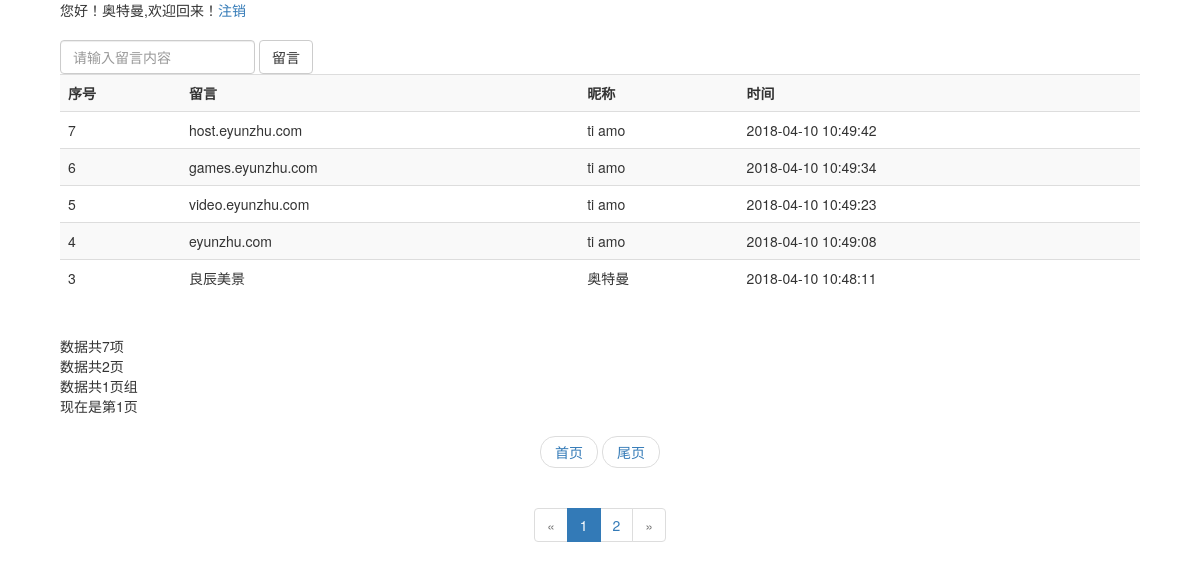
The app's page /index.php (signed in) with its own data.
### tables this page shows
CREATE TABLE `message` (
  `Id` int(11) NOT NULL AUTO_INCREMENT,
  `username` varchar(255) DEFAULT NULL,
  `text` varchar(255) DEFAULT NULL,
  `time` datetime DEFAULT NULL,
  PRIMARY KEY (`Id`)
);

### index.php (the view, shortened to what this page needs)
<!DOCTYPE html>
<html>
	<head>
		<link rel="stylesheet" href="css/bootstrap.min.css" />
	</head>
<body style="width: 90%;margin: auto;">
	<?
	    if(isset($_SESSION['username']) ){
	        echo "您好！{$_SESSION['name']},欢迎回来！";
	        echo "<a href='logout.php'>注销</a><br /><br />";
	    ?>
	    <form class="form-inline" action="insertMessage.php" method="post">
		  <div class="form-group">
		    <input type="text" class="form-control" name="text" placeholder="请输入留言内容">
		  </div>
		  <button type="submit" class="btn btn-default">留言</button>
		</form>
	<?
	  }
	?>
	<table class="table table-striped">
  		<tr>
  			<th>序号</th>
  			<th>留言</th>
  			<th>昵称</th>
  			<th>时间</th>
  		</tr>
  		<?
			include("conn.php");
	  		$num_rec_per_page=5;
			if (isset($_GET["page"])) { $page  = $_GET["page"]; } else { $page=1; };
			if (isset($_GET["group"])) { $group  = $_GET["group"]; } else { $group=1; };
			$start_from = ($page-1) * $num_rec_per_page;
			$sql = "SELECT * FROM message order by Id desc LIMIT $start_from, $num_rec_per_page ";
			$result = mysqli_query($conn,$sql);
			while($row=mysqli_fetch_array($result)){
			?>
  		<tr>
  			<td><? echo $row['Id']; ?></td>
  			<td><? echo $row['text']; ?></td>
  			<td><? echo $row['username']; ?></td>
  			<td><? echo $row['time']; ?></td>
  		</tr>
  		<?
		  }
		?>
	</table>
<?
$sql = "SELECT * FROM message";
$rs_result = mysqli_query($conn,$sql);
$total_records = mysqli_num_rows($rs_result);
$total_pages = ceil($total_records / $num_rec_per_page);
$num_rec_per_group=3;
$total_groups=ceil($total_pages / $num_rec_per_group);
echo "<br/>数据共".$total_records."项";
echo "<br/>数据共".$total_pages."页";
echo "<br/>数据共".$total_groups."页组";
echo "<br/>现在是第".$page."页";
echo "<br/>";
?>
<nav >
  <ul class="pager">
    <li><a href="index.php?page=1">首页</a></li>
    <li><a href="index.php?page=<? echo $total_pages;?>&group=<?echo $total_groups; ?>">尾页</a></li>
  </ul>
</nav>
<nav aria-label="Page navigation" style="text-align: center;">
  <ul   class="pagination">
  	<?
  		if($group==1){
  	?>
	  	<li aria-label="Previous" class="disabled">
	        <span aria-hidden="true">&laquo;</span>
	    </li>
  	<?
  		}
  	?>
    <?
    	for ($i=1; $i<=$total_pages; $i++) {
    		if($i<=$group*$num_rec_per_group && ($group-1)*$num_rec_per_group<$i){
    			if($page==$i) {
	    			echo "<li class=\"active\"><a href='index.php?page=".$i."'>".$i."</a></li> ";
	    		}else{
	    			echo "<li><a href='index.php?page=".$i."'>".$i."</a></li> ";
	    		}
    		}
		};
    ?>
    <?
  		if($group==$total_groups){
  	?>
	  	<li aria-label="Next" class="disabled">
        <span aria-hidden="true">&raquo;</span>
    </li>
  	<?
  		}
  	?>
  </ul>
</nav>
</body>
</html>

### records on screen
message: Id "7", text "host.eyunzhu.com", username "ti amo", time "2018-04-10 10:49:42"
message: Id "6", text "games.eyunzhu.com", username "ti amo", time "2018-04-10 10:49:34"
message: Id "5", text "video.eyunzhu.com", username "ti amo", time "2018-04-10 10:49:23"
message: Id "4", text "eyunzhu.com", username "ti amo", time "2018-04-10 10:49:08"
message: Id "3", text "良辰美景", username "奥特曼", time "2018-04-10 10:48:11"

### other values on screen
$_SESSION['name'] "奥特曼"
$total_records "7"
$total_pages "2"
$total_groups "1"
$page "1"
